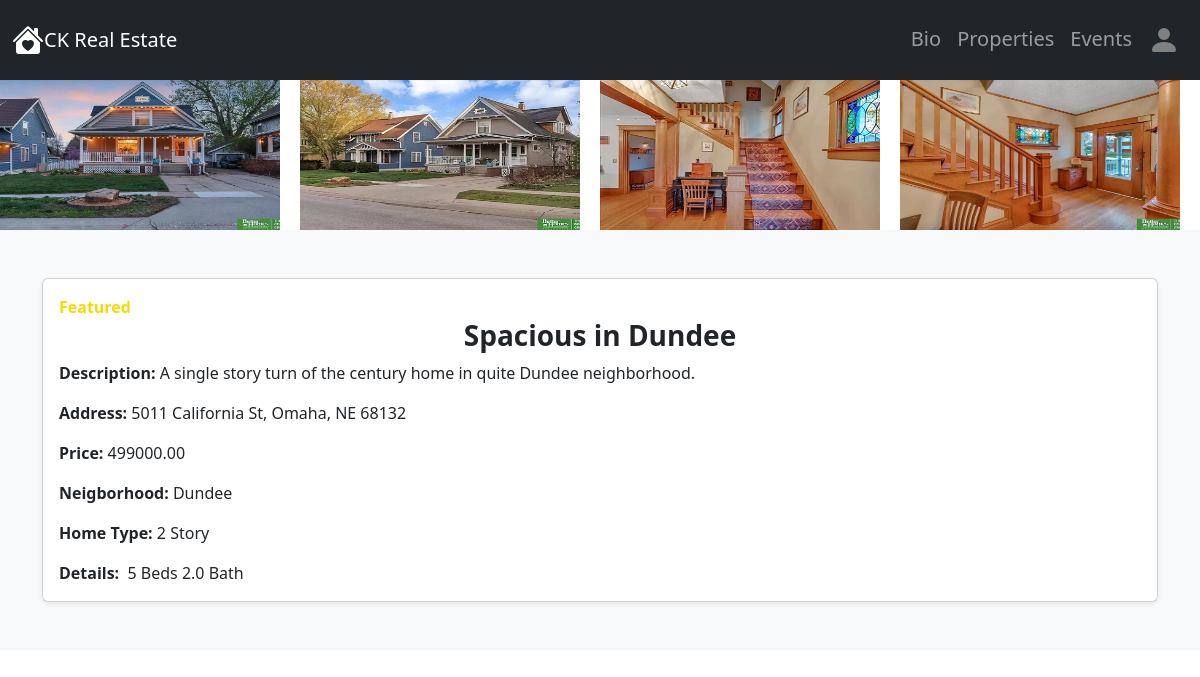
Screenshot of /realestate/detail_listings?id=1 with the database file from the repository.
### realestate/models.py (models this page shows, shortened)
class PropertyImage(models.Model):
    Image_ID = models.BigAutoField(auto_created=True,primary_key=True, serialize=False, verbose_name='ID')
    Property_Image = models.ImageField(upload_to='property_images/')
    Property_Listing = models.ForeignKey(PropertyListing, null=True, blank=True, related_name='images',
                                         on_delete=models.CASCADE)

class PropertyListing(models.Model):
    Listing_ID = models.BigAutoField(auto_created=True,primary_key=True, serialize=False, verbose_name='ID')
    Listing_Name = models.CharField(max_length=255, unique=True)
    Listing_Desc = models.TextField()
    Listing_Address = models.CharField(max_length=255)
    Beds = models.DecimalField(max_digits=2, decimal_places=0)
    Bath = models.DecimalField(max_digits=3, decimal_places=1)
    Price = MoneyField(max_digits=10,default=0,decimal_places=2,default_currency='USD')
    Is_Featured_Property = models.BooleanField(default=False)
    Is_Visible = models.BooleanField(default=True)
    Availability_Status = models.CharField(max_length=50, default='Available')
    Listing_Neighborhood = models.ForeignKey(Neighborhood, null=True, on_delete=models.CASCADE)
    Listing_Home_Type = models.ForeignKey(Home_Type, null=True, on_delete=models.DO_NOTHING)
    @property
    def get_images(self):
        return self.images.all()

class Neighborhood(models.Model):
    Neighborhood_ID = models.BigAutoField(auto_created=True,primary_key=True, serialize=False, verbose_name='ID')
    Neighborhood_Name = models.CharField(max_length=200, unique=True)
    def __str__(self) -> str:
        return f"{self.Neighborhood_Name}"

class Home_Type(models.Model):
    Home_Type_ID = models.BigAutoField(auto_created=True,primary_key=True, serialize=False, verbose_name='ID')
    Home_Type_Name = models.CharField(max_length=100, unique=True)
    def __str__(self) -> str:
        return f"{self.Home_Type_Name}"

### realestate/views.py (the view)
# urls.py: path('detail_listings', views.detail_listings, name='detail_listings'),
def detail_listings(request):
    id = request.GET.get('id')
    print('id', id)
    listing = PropertyListing.objects.get(pk=id)
    template = loader.get_template('realestate/detail.html')
    context = {
        'listing': listing
    }
    return HttpResponse(template.render(context, request))

### realestate/templates/realestate/detail.html (shortened to what this page needs)
{% extends "main.html" %}
{% block content %}
    <main>
        <section>
            <div id="carouselExampleSlidesOnly" class="carousel slide" data-ride="carousel" >
                <div class="carousel-inner" style="display: flex">
                    {% for image in listing.get_images %}
                    <div  id="slide{{ forloop.counter }}" >
                        <img src="{{ image.Property_Image.url }}" style="width: 300px; height: 150px;padding-right: 20px;">
                    </div>
                {% endfor %}
                </div>
              </div>
            <div class="album py-5 bg-body-tertiary">
                <div class="container">
                    <div class="row">
                        <div class="col">
                           <div class="card shadow-sm">
                                <div class="card-body">
                                    {% if listing.Is_Featured_Property %}
                                        <div class="text-right fw-bolder" style="color: gold">Featured</div>
                                    {% endif %}
                                    <div class="text-center">
                                        <h3 class="fw-bolder">{{ listing.Listing_Name | truncatechars:30 }}</h3>
                                    </div>
                                    <p class="card-text"><b>Description: </b>{{ listing.Listing_Desc |truncatechars:100 }}</p>
                                    <p class="card-text"><b>Address: </b> {{ listing.Listing_Address |truncatechars:100 }}</p>
                                    <p class="card-text"><b> Price: </b>{{ listing.Price |truncatechars:100 }}</p>
                                    <p class="card-text">
                                        <b> Neigborhood: </b>{{ listing.Listing_Neighborhood |truncatechars:100 }}</p>
                                    <p class="card-text"><b>Home
                                        Type: </b>{{ listing.Listing_Home_Type |truncatechars:100 }}</p>
                                    <div class="d-flex">
                                        <b>Details: &nbsp;</b> {{ listing.Beds }} Beds {{ listing.Bath }} Bath
                                    </div>
                                </div>
                            </div>
                        </div>
                    </div>
                </div>
            </div>
        </section>
    </main>
{% endblock %}

### rows the page displays
PropertyImage: Property_Image (picture)
PropertyImage: Property_Image (picture)
PropertyImage: Property_Image (picture)
PropertyImage: Property_Image (picture)
PropertyListing: Listing_Name "Spacious in Dundee", Listing_Desc "A single story turn of the century home in quite Dundee neighborhood.", Listing_Address "5011 California St, Omaha, NE 68132", Price "499000.00", Listing_Neighborhood "Dundee", Listing_Home_Type "2 Story", Beds "5", Bath "2.0"
